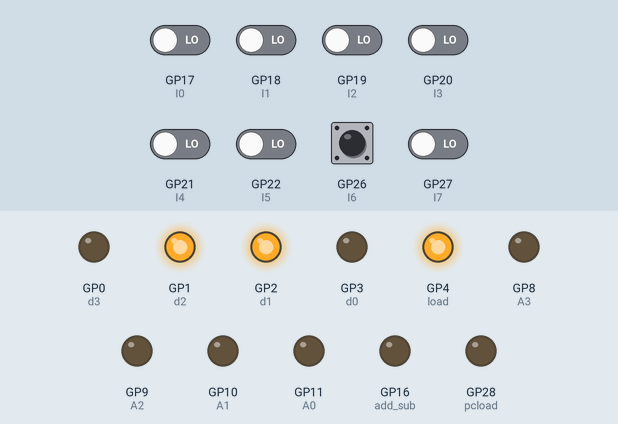
A program run on a simulated Raspberry Pi Pico running MicroPython. Parts: output pins drawn as LEDs (lit = HIGH). The inputs (shaded band) are chosen by the test bench; at power-on: GP26 (I6) HIGH, GP17 (I0), GP18 (I1), GP19 (I2), GP20 (I3), GP21 (I4), GP22 (I5), GP27 (I7) LOW. Pins used as bus, display or sensor lines are not drawn; what the program prints to the serial console is not drawn. At 0.1 s the program stops and its outputs stay as they are.

Above: at 0.2 s.
Timing chart, 0 to 1.6 s (numbered marks = the images above):
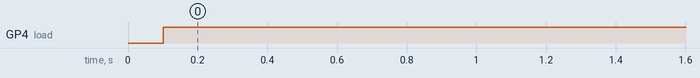

Measured:
- by itself, GP4 (load): LOW → HIGH at 0.10 s

The program:

main.py
```python
from machine import Pin
import utime

accmux = Pin(12,Pin.OUT)
reset = Pin(5,Pin.OUT)
pcload = Pin(28,Pin.OUT)
#for alu
add_sub = Pin(16,Pin.OUT)
A3 =Pin(8,Pin.OUT)
A2 =Pin(9,Pin.OUT)
A1 =Pin(10,Pin.OUT)
A0 =Pin(11,Pin.OUT)


#for ir
I7 = Pin(27, Pin.IN)
I6 = Pin(26, Pin.IN)
I5 = Pin(22, Pin.IN)
I4 = Pin(21, Pin.IN)
I3 = Pin(20, Pin.IN)
I2 = Pin(19, Pin.IN)
I1 = Pin(18, Pin.IN)
I0 = Pin(17, Pin.IN)

#for pc
clock = machine.Pin(7, machine.Pin.OUT)

# for accumlator
clockState = machine.Pin(6, machine.Pin.OUT,value = 0)
d3 = machine.Pin(0, machine.Pin.OUT,value = 0)
d2 = machine.Pin(1, machine.Pin.OUT,value = 1)
d1 = machine.Pin(2, machine.Pin.OUT,value = 1)
d0 = machine.Pin(3, machine.Pin.OUT,value = 0)
load = machine.Pin(4, machine.Pin.OUT,value = 0)
reset = machine.Pin(5, machine.Pin.OUT,value = 0)

# for updated input from IR
def update_pins():
    # Read values for I0 to I3 separately
    i0 = I0.value()
    i1 = I1.value()
    i2 = I2.value()
    i3 = I3.value()

    # Read values for I4 to I7 separately
    i4 = I4.value()
    i5 = I5.value()
    i6 = I6.value()
    i7 = I7.value()

    print(f"operand: {i3} , {i2}, {i1}, {i0}")
    print(f"opcode: {i7}, {i6}, {i5}, {i4}")

    # Your additional logic here


def accumlator():

    clockState.on() if clockState.value() == 0 else clockState.off()
    load.value(1)


def pcIncrement():
    clock.value(1)
    clockState.value(1);
    #utime.sleep_ms(500)
    clock.value(0)
    clockState.value(0);
    # utime.sleep_ms(500)


reset.value(1)
utime.sleep(0.1)
reset.value(0)
#clockState.value(1)
#load.value(0)
pcload.value(0)
accmux.value(0)

while True:


    #accumlator()

    ##load.value(0)
    update_pins()
    load.value(1)
    #A0.value(I0.value())
    #A1.value(I1.value())
    #A2.value(I2.value())
    #A3.value(I3.value())

    #accumlator()
       # Check for operand values and perform corresponding actions
    if I7.value() == 1 and I6.value() == 0 and I5.value() == 1 and I4.value() == 1:  # Operand 1011
        print("Load operation")
      # Perform load operation
        #load = 1
        accmux.value(1)
        ###load.value(1)
        d0.value(I0.value())
        d1.value(I1.value())
        d2.value(I2.value())
        d3.value(I3.value())
        #d1 = I1.value()
        #d2 = I2.value()
        #d3 = I3.value()
        #load=0
        ###clockState.value(1)
        ###clockState.value(0)
        load.value(0)

    elif I7.value() == 0 and I6.value() == 1 and I5.value() == 0 and I4.value() == 1:  # Operand 0101
        print("Add operation")
        # Perform add operation logic here
        #add_sub = 0
        add_sub.value(0)
        A0.value(I0.value())
        A1.value(I1.value())
        A2.value(I2.value())
        A3.value(I3.value())
        accmux.value(0)
        ###load.value(1)
        ###clockState.value(1)
        load.value(0)
        ###clockState.value(0)

    elif I7.value() == 0 and I6.value() == 1 and I5.value() == 1 and I4.value() == 1:  # Operand 0111
        print("Subtract operation")
        #add_sub = 1
        add_sub.value(1)
        A0.value(I0.value())
        A1.value(I1.value())
        A2.value(I2.value())
        A3.value(I3.value())
        accmux.value(0)
        ###load.value(1)
        ###clockState.value(1)
        ###clockState.value(0)
        load.value(0)
        # Perform subtract operation logic here

    elif I7.value() == 0 and I6.value() == 1 and I5.value() == 0 and I4.value() == 0:  # Operand 0111
        print("halt")
        break;

    else:
        print("No valid operand")

    pcIncrement()
    utime.sleep(2)

     # Add a 1-second delay between iterations
```
